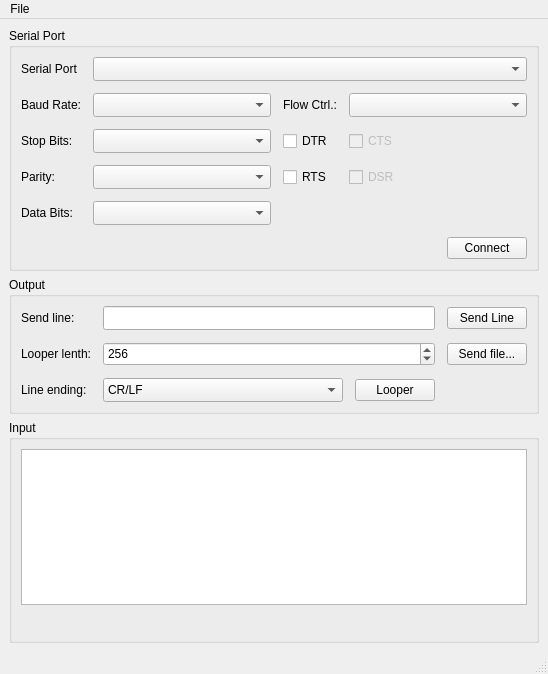
<?xml version="1.0" encoding="UTF-8"?>
<ui version="4.0">
 <class>MainWindow</class>
 <widget class="QMainWindow" name="MainWindow">
  <property name="geometry">
   <rect>
    <x>0</x>
    <y>0</y>
    <width>548</width>
    <height>674</height>
   </rect>
  </property>
  <property name="windowTitle">
   <string>VSP Driver Test</string>
  </property>
  <widget class="QWidget" name="centralwidget">
   <layout class="QVBoxLayout" name="verticalLayout">
    <item>
     <widget class="QGroupBox" name="gbxVedProxy">
      <property name="title">
       <string>Serial Port</string>
      </property>
      <layout class="QGridLayout" name="gridLayout">
       <property name="spacing">
        <number>12</number>
       </property>
       <item row="0" column="0">
        <widget class="QLabel" name="label_25">
         <property name="text">
          <string>Serial Port</string>
         </property>
         <property name="buddy">
          <cstring>cbxComPort</cstring>
         </property>
        </widget>
       </item>
       <item row="1" column="0">
        <widget class="QLabel" name="label_26">
         <property name="text">
          <string>Baud Rate:</string>
         </property>
         <property name="buddy">
          <cstring>cbxBaud</cstring>
         </property>
        </widget>
       </item>
       <item row="1" column="1">
        <widget class="QComboBox" name="cbxBaud">
         <property name="sizePolicy">
          <sizepolicy hsizetype="MinimumExpanding" vsizetype="Fixed">
           <horstretch>0</horstretch>
           <verstretch>0</verstretch>
          </sizepolicy>
         </property>
         <property name="minimumSize">
          <size>
           <width>0</width>
           <height>24</height>
          </size>
         </property>
         <property name="maxVisibleItems">
          <number>15</number>
         </property>
        </widget>
       </item>
       <item row="2" column="0">
        <widget class="QLabel" name="label_28">
         <property name="text">
          <string>Stop Bits:</string>
         </property>
         <property name="buddy">
          <cstring>cbxStopBits</cstring>
         </property>
        </widget>
       </item>
       <item row="2" column="1">
        <widget class="QComboBox" name="cbxStopBits">
         <property name="sizePolicy">
          <sizepolicy hsizetype="MinimumExpanding" vsizetype="Fixed">
           <horstretch>0</horstretch>
           <verstretch>0</verstretch>
          </sizepolicy>
         </property>
         <property name="minimumSize">
          <size>
           <width>0</width>
           <height>24</height>
          </size>
         </property>
         <property name="maxVisibleItems">
          <number>15</number>
         </property>
        </widget>
       </item>
       <item row="3" column="0">
        <widget class="QLabel" name="label_30">
         <property name="text">
          <string>Parity:</string>
         </property>
         <property name="buddy">
          <cstring>cbxParity</cstring>
         </property>
        </widget>
       </item>
       <item row="3" column="1">
        <widget class="QComboBox" name="cbxParity">
         <property name="sizePolicy">
          <sizepolicy hsizetype="MinimumExpanding" vsizetype="Fixed">
           <horstretch>0</horstretch>
           <verstretch>0</verstretch>
          </sizepolicy>
         </property>
         <property name="minimumSize">
          <size>
           <width>0</width>
           <height>24</height>
          </size>
         </property>
         <property name="maxVisibleItems">
          <number>15</number>
         </property>
        </widget>
       </item>
       <item row="4" column="0">
        <widget class="QLabel" name="label_27">
         <property name="text">
          <string>Data Bits:</string>
         </property>
         <property name="buddy">
          <cstring>cbxDataBits</cstring>
         </property>
        </widget>
       </item>
       <item row="4" column="1">
        <widget class="QComboBox" name="cbxDataBits">
         <property name="sizePolicy">
          <sizepolicy hsizetype="MinimumExpanding" vsizetype="Fixed">
           <horstretch>0</horstretch>
           <verstretch>0</verstretch>
          </sizepolicy>
         </property>
         <property name="minimumSize">
          <size>
           <width>0</width>
           <height>24</height>
          </size>
         </property>
         <property name="maxVisibleItems">
          <number>15</number>
         </property>
        </widget>
       </item>
       <item row="5" column="0" colspan="4">
        <widget class="QWidget" name="widget" native="true">
         <layout class="QHBoxLayout" name="horizontalLayout">
          <property name="spacing">
           <number>12</number>
          </property>
          <property name="leftMargin">
           <number>0</number>
          </property>
          <property name="topMargin">
           <number>0</number>
          </property>
          <property name="rightMargin">
           <number>0</number>
          </property>
          <property name="bottomMargin">
           <number>0</number>
          </property>
          <item>
           <spacer name="horizontalSpacer">
            <property name="orientation">
             <enum>Qt::Horizontal</enum>
            </property>
            <property name="sizeHint" stdset="0">
             <size>
              <width>40</width>
              <height>20</height>
             </size>
            </property>
           </spacer>
          </item>
          <item>
           <widget class="QPushButton" name="btnConnect">
            <property name="text">
             <string>Connect</string>
            </property>
           </widget>
          </item>
         </layout>
        </widget>
       </item>
       <item row="2" column="2">
        <widget class="QCheckBox" name="cbxDtr">
         <property name="text">
          <string>DTR</string>
         </property>
        </widget>
       </item>
       <item row="3" column="2">
        <widget class="QCheckBox" name="cbxRts">
         <property name="text">
          <string>RTS</string>
         </property>
        </widget>
       </item>
       <item row="2" column="3">
        <widget class="QCheckBox" name="cbxCts">
         <property name="enabled">
          <bool>false</bool>
         </property>
         <property name="text">
          <string>CTS</string>
         </property>
        </widget>
       </item>
       <item row="3" column="3">
        <widget class="QCheckBox" name="cbxDSR">
         <property name="enabled">
          <bool>false</bool>
         </property>
         <property name="text">
          <string>DSR</string>
         </property>
        </widget>
       </item>
       <item row="1" column="2">
        <widget class="QLabel" name="label_29">
         <property name="text">
          <string>Flow Ctrl.:</string>
         </property>
         <property name="buddy">
          <cstring>cbxFlowControl</cstring>
         </property>
        </widget>
       </item>
       <item row="1" column="3">
        <widget class="QComboBox" name="cbxFlowControl">
         <property name="sizePolicy">
          <sizepolicy hsizetype="MinimumExpanding" vsizetype="Fixed">
           <horstretch>0</horstretch>
           <verstretch>0</verstretch>
          </sizepolicy>
         </property>
         <property name="minimumSize">
          <size>
           <width>0</width>
           <height>24</height>
          </size>
         </property>
         <property name="maxVisibleItems">
          <number>15</number>
         </property>
        </widget>
       </item>
       <item row="0" column="1" colspan="3">
        <widget class="QComboBox" name="cbxComPort">
         <property name="sizePolicy">
          <sizepolicy hsizetype="MinimumExpanding" vsizetype="Fixed">
           <horstretch>0</horstretch>
           <verstretch>0</verstretch>
          </sizepolicy>
         </property>
         <property name="minimumSize">
          <size>
           <width>0</width>
           <height>24</height>
          </size>
         </property>
         <property name="maxVisibleItems">
          <number>15</number>
         </property>
        </widget>
       </item>
      </layout>
     </widget>
    </item>
    <item>
     <widget class="QGroupBox" name="gbxOutput">
      <property name="title">
       <string>Output</string>
      </property>
      <layout class="QGridLayout" name="gridLayout_2">
       <property name="spacing">
        <number>12</number>
       </property>
       <item row="0" column="0">
        <widget class="QLabel" name="label">
         <property name="text">
          <string>Send line:</string>
         </property>
         <property name="buddy">
          <cstring>edOutputLine</cstring>
         </property>
        </widget>
       </item>
       <item row="1" column="0">
        <widget class="QLabel" name="label_3">
         <property name="text">
          <string>Looper lenth:</string>
         </property>
         <property name="buddy">
          <cstring>edGenLength</cstring>
         </property>
        </widget>
       </item>
       <item row="3" column="1">
        <widget class="QComboBox" name="cbxLineEnding">
         <property name="sizePolicy">
          <sizepolicy hsizetype="MinimumExpanding" vsizetype="Fixed">
           <horstretch>0</horstretch>
           <verstretch>0</verstretch>
          </sizepolicy>
         </property>
         <property name="minimumSize">
          <size>
           <width>0</width>
           <height>24</height>
          </size>
         </property>
         <item>
          <property name="text">
           <string>CR/LF</string>
          </property>
         </item>
         <item>
          <property name="text">
           <string>LF</string>
          </property>
         </item>
         <item>
          <property name="text">
           <string>CR</string>
          </property>
         </item>
         <item>
          <property name="text">
           <string>$</string>
          </property>
         </item>
         <item>
          <property name="text">
           <string>|</string>
          </property>
         </item>
         <item>
          <property name="text">
           <string>:</string>
          </property>
         </item>
         <item>
          <property name="text">
           <string>;</string>
          </property>
         </item>
        </widget>
       </item>
       <item row="3" column="0">
        <widget class="QLabel" name="label_2">
         <property name="text">
          <string>Line ending:</string>
         </property>
         <property name="buddy">
          <cstring>cbxLineEnding</cstring>
         </property>
        </widget>
       </item>
       <item row="3" column="2">
        <widget class="QPushButton" name="btnLooper">
         <property name="text">
          <string>Looper</string>
         </property>
        </widget>
       </item>
       <item row="1" column="1" colspan="2">
        <widget class="QSpinBox" name="edGenLength">
         <property name="minimumSize">
          <size>
           <width>0</width>
           <height>24</height>
          </size>
         </property>
         <property name="minimum">
          <number>1</number>
         </property>
         <property name="maximum">
          <number>16384</number>
         </property>
         <property name="value">
          <number>256</number>
         </property>
        </widget>
       </item>
       <item row="0" column="1" colspan="2">
        <widget class="QLineEdit" name="edOutputLine">
         <property name="sizePolicy">
          <sizepolicy hsizetype="MinimumExpanding" vsizetype="Fixed">
           <horstretch>0</horstretch>
           <verstretch>0</verstretch>
          </sizepolicy>
         </property>
         <property name="minimumSize">
          <size>
           <width>0</width>
           <height>24</height>
          </size>
         </property>
        </widget>
       </item>
       <item row="0" column="4">
        <widget class="QPushButton" name="btnSendLine">
         <property name="text">
          <string>Send Line</string>
         </property>
        </widget>
       </item>
       <item row="1" column="4">
        <widget class="QPushButton" name="btnSendFile">
         <property name="text">
          <string>Send file...</string>
         </property>
        </widget>
       </item>
      </layout>
     </widget>
    </item>
    <item>
     <widget class="QGroupBox" name="gbxInput">
      <property name="title">
       <string>Input</string>
      </property>
      <layout class="QGridLayout" name="gridLayout_3">
       <property name="spacing">
        <number>12</number>
       </property>
       <item row="0" column="0">
        <widget class="QPlainTextEdit" name="txInputView">
         <property name="tabChangesFocus">
          <bool>true</bool>
         </property>
         <property name="documentTitle">
          <string>Input</string>
         </property>
         <property name="lineWrapMode">
          <enum>QPlainTextEdit::NoWrap</enum>
         </property>
         <property name="readOnly">
          <bool>true</bool>
         </property>
         <property name="textInteractionFlags">
          <set>Qt::TextSelectableByKeyboard|Qt::TextSelectableByMouse</set>
         </property>
        </widget>
       </item>
       <item row="1" column="0">
        <widget class="QLabel" name="txOutputInfo">
         <property name="text">
          <string/>
         </property>
        </widget>
       </item>
      </layout>
     </widget>
    </item>
   </layout>
  </widget>
  <widget class="QMenuBar" name="menubar">
   <property name="geometry">
    <rect>
     <x>0</x>
     <y>0</y>
     <width>548</width>
     <height>24</height>
    </rect>
   </property>
   <widget class="QMenu" name="menuFile">
    <property name="title">
     <string>File</string>
    </property>
    <addaction name="actionQuit"/>
   </widget>
   <addaction name="menuFile"/>
  </widget>
  <widget class="QStatusBar" name="statusbar"/>
  <action name="actionQuit">
   <property name="text">
    <string>Quit</string>
   </property>
  </action>
 </widget>
 <tabstops>
  <tabstop>cbxComPort</tabstop>
  <tabstop>cbxBaud</tabstop>
  <tabstop>cbxStopBits</tabstop>
  <tabstop>cbxParity</tabstop>
  <tabstop>cbxDataBits</tabstop>
  <tabstop>cbxFlowControl</tabstop>
  <tabstop>cbxDtr</tabstop>
  <tabstop>cbxRts</tabstop>
  <tabstop>cbxCts</tabstop>
  <tabstop>cbxDSR</tabstop>
  <tabstop>btnConnect</tabstop>
  <tabstop>edOutputLine</tabstop>
  <tabstop>edGenLength</tabstop>
  <tabstop>cbxLineEnding</tabstop>
  <tabstop>btnLooper</tabstop>
  <tabstop>txInputView</tabstop>
 </tabstops>
 <resources/>
 <connections>
  <connection>
   <sender>actionQuit</sender>
   <signal>triggered()</signal>
   <receiver>MainWindow</receiver>
   <slot>close()</slot>
   <hints>
    <hint type="sourcelabel">
     <x>-1</x>
     <y>-1</y>
    </hint>
    <hint type="destinationlabel">
     <x>273</x>
     <y>336</y>
    </hint>
   </hints>
  </connection>
 </connections>
</ui>
